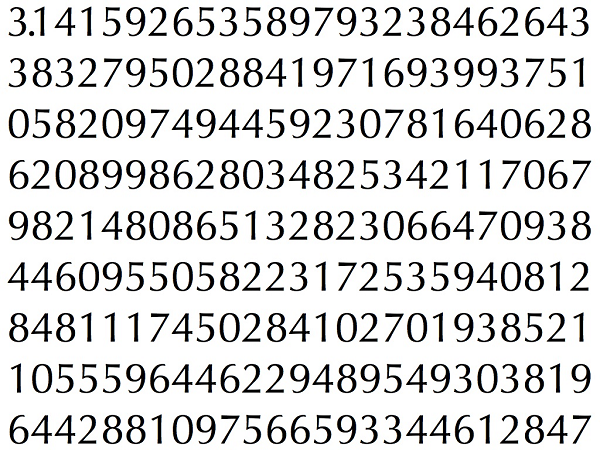
#> input picture 005_real_time/Images/NumberRecognition/pi.png, 600 x 450 px
$ python numberRecognitionTest4.py
#> lines starting #> are read from the running program, lines starting #| are printed output that depends on the picture; after the words box and inside, x2 and y2 are one past the last pixel; in counts of white or black regions, pixels touching at a corner belong together
### 005_real_time/vision.py
import cv2 as cv
import numpy as np
import pyautogui
from time import sleep, time
from enum import Enum


class Vision:

    # properties
    gold = 0
    method = None
    tftChampionPoolSizes = [(0, 0), (1, 14), (14, 27), (27, 40), (40, 52), (52, 60), (60, 64)]
    #tftUnitPositions = [(850, 880), (1115, 1145), (1385, 1415), (1655, 1685), (1925, 1955)]

    # constructor
    def __init__(self, method=cv.TM_CCOEFF_NORMED, gold = 0):
        self.method = method
        self.gold = gold

    # [132 lines left out: functions findClickPositions, identifyUnit, findShopUnits, getCrop, buyShopUnit, not called in this run]

    def updateGold(self, haystack_img):
        print('current gold: ' + self.gold)
        cropped_img = haystack_img[1380 : 1432, 837 : 2217]


class TFTChampions(Enum):
    NOCHAMPION = 0
    CASSIOPEIA = 1
    CHOGATH = 2
    IRELIA = 3
    JHIN = 4
    KAYLE = 5
    MALZAHAR = 6
    MAOKAI = 7
    ORIANNA = 8
    POPPY = 9
    RENEKTON = 10
    SAMIRA = 11
    TRISTANA = 12
    VIEGO = 13
    ASHE = 14
    GALIO = 15
    JINX = 16
    KASSADIN = 17
    KLED = 18
    SETT = 19
    SORAKA = 20
    SWAIN = 21
    TALIYAH = 22
    TEEMO = 23
    VI = 24
    WARWICK = 25
    ZED = 26
    AKSHAN = 27
    DARIUS = 28
    EKKO = 29
    GAREN = 30
    JAYCE = 31
    KALISTA = 32
    KARMA = 33
    KATARINA = 34
    LISSANRA = 35
    REKSAI = 36
    SONA = 37
    TARIC = 38
    VELKOZ = 39
    APHELIOS = 40
    AZIR = 41
    GWEN = 42
    JARVAN = 43
    KAISA = 44
    LUX = 45
    NASUS = 46
    SEJUANI = 47
    SHEN = 48
    URGOT = 49
    YASUO = 50
    ZERI = 51
    AATROX = 52
    AHRI = 53
    BELVETH = 54
    HEIMERDINGER = 55
    KSANTE = 56
    RYZE = 57
    SENNA = 58
    SION = 59
    GOLDINATOR = 60
    MECHANOSWARM = 61
    SELFREPAIR = 62
    SHRINKMODULE = 63

### 005_real_time/numberRecognitionTest4.py
import cv2 as cv
import numpy as np
from time import time
from vision import Vision

vision_thing = Vision()
blahString = ''
loop_time = time()
im = cv.imread('Images/NumberRecognition/pi.png')
#> im is the input picture: shape (450, 600, 3); mean B, G, R 217.4, 217.6, 217.5
#out = np.zeros(im.shape,np.uint8)
gray = cv.cvtColor(im,cv.COLOR_BGR2GRAY)
thresh = cv.adaptiveThreshold(gray,255,1,1,11,2)
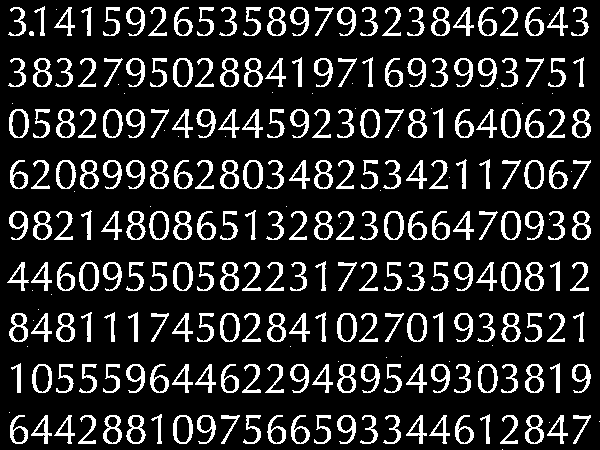
#> thresh: shape (450, 600); 15.5% white; 267 white regions (41 under 20 px)
contours,hierarchy = cv.findContours(thresh,cv.RETR_LIST,cv.CHAIN_APPROX_SIMPLE)
#> contours = 416 contours, 44 with area under 20; largest, box (x1, y1, x2, y2) and area: (384, 211, 404, 240) 458, (173, 415, 193, 444) 456, (32, 364, 52, 393) 456, (407, 313, 427, 342) 456, (173, 262, 193, 291) 456
outputString = []
for cnt in contours:
    if cv.contourArea(cnt)>50:
        [x,y,w,h] = cv.boundingRect(cnt)
        if h > 28:
            found = False
            for i in range(10):
                temp_im = im[y-2 : y+h+2, x : x+h]
                temp_im = cv.cvtColor(temp_im, cv.COLOR_BGR2GRAY)
                needle_img = cv.imread('Images/NumberRecognition/pi' + str(i) + '.png')
#> (the run stopped early here; a loop or call above may not have finished)
